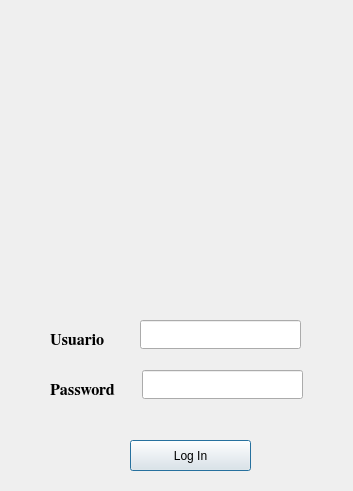
<?xml version="1.0" encoding="UTF-8"?>
<ui version="4.0">
 <class>Dialog</class>
 <widget class="QDialog" name="Dialog">
  <property name="geometry">
   <rect>
    <x>0</x>
    <y>0</y>
    <width>353</width>
    <height>491</height>
   </rect>
  </property>
  <property name="windowTitle">
   <string>Dialog</string>
  </property>
  <widget class="QPushButton" name="boton_login">
   <property name="geometry">
    <rect>
     <x>130</x>
     <y>440</y>
     <width>121</width>
     <height>31</height>
    </rect>
   </property>
   <property name="text">
    <string>Log In</string>
   </property>
  </widget>
  <widget class="QLineEdit" name="lineEdit">
   <property name="geometry">
    <rect>
     <x>140</x>
     <y>320</y>
     <width>161</width>
     <height>29</height>
    </rect>
   </property>
  </widget>
  <widget class="QLineEdit" name="lineEdit_2">
   <property name="geometry">
    <rect>
     <x>142</x>
     <y>370</y>
     <width>161</width>
     <height>29</height>
    </rect>
   </property>
  </widget>
  <widget class="QLabel" name="label_2">
   <property name="geometry">
    <rect>
     <x>50</x>
     <y>330</y>
     <width>61</width>
     <height>21</height>
    </rect>
   </property>
   <property name="font">
    <font>
     <family>FreeSerif</family>
     <pointsize>12</pointsize>
     <weight>75</weight>
     <bold>true</bold>
    </font>
   </property>
   <property name="text">
    <string>Usuario</string>
   </property>
  </widget>
  <widget class="QLabel" name="label_3">
   <property name="geometry">
    <rect>
     <x>50</x>
     <y>380</y>
     <width>71</width>
     <height>21</height>
    </rect>
   </property>
   <property name="font">
    <font>
     <family>FreeSerif</family>
     <pointsize>12</pointsize>
     <weight>75</weight>
     <bold>true</bold>
    </font>
   </property>
   <property name="text">
    <string>Password</string>
   </property>
  </widget>
  <widget class="QLabel" name="label">
   <property name="geometry">
    <rect>
     <x>50</x>
     <y>20</y>
     <width>261</width>
     <height>261</height>
    </rect>
   </property>
   <property name="maximumSize">
    <size>
     <width>16777215</width>
     <height>16777215</height>
    </size>
   </property>
   <property name="autoFillBackground">
    <bool>false</bool>
   </property>
   <property name="text">
    <string/>
   </property>
   <property name="pixmap">
    <pixmap>Imagenes/businessman-3.png</pixmap>
   </property>
  </widget>
 </widget>
 <resources/>
 <connections/>
</ui>
